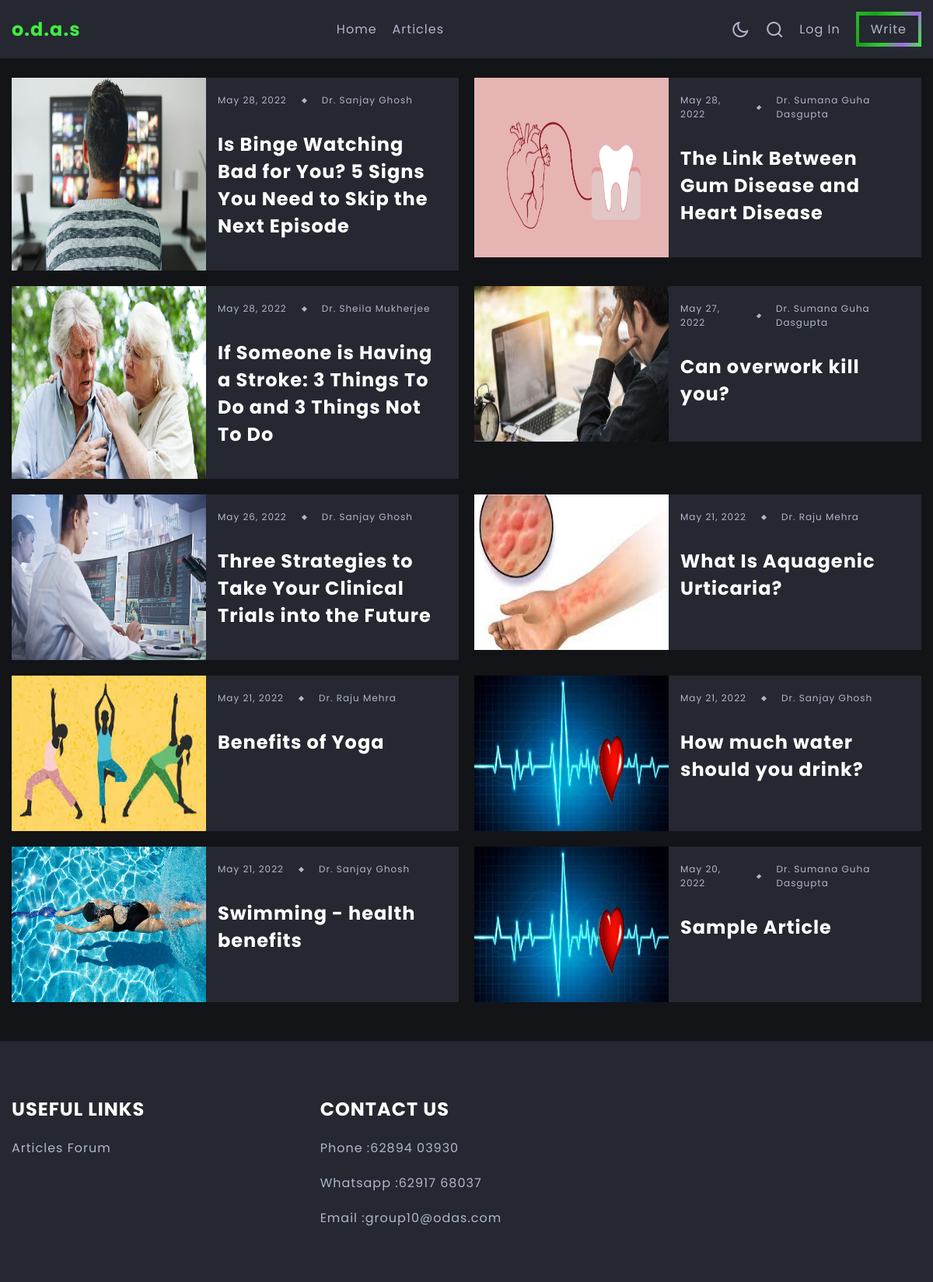
The page /articles/results/ on the database its author committed.
### article/models.py (models this page shows, shortened)
class Article(models.Model):
    author = models.ForeignKey(Doctor, on_delete=models.CASCADE)
    title=models.CharField(max_length=100)
    upload_date=models.DateField(auto_now_add=True)
    image = models.ImageField(upload_to='blogs/%Y/%m/%d/', default='heart.jpg')
    blog=models.TextField(max_length=6500)

### article/views.py (the view)
# urls.py: path('results/', views.results, name='results'),
def results(request):
    articles_list=Article.objects.order_by("-upload_date")
    return render(request, 'article/results.html', {'articles':articles_list})

### article/templates/article/results.html (shortened to what this page needs)
{% extends 'article/base1.html' %}
{% load static %}
{% block content %}
<section class="result-posts section section-header-offset">
    <div class="container">
        <div class="results-grid-wrapper d-grid">
            {% for article in articles %}
                <a href="{% url 'read_article' article.id %}" class="article d-grid">
                    <div class="results-image-wrapper">
                        <img src="{{article.image.url}}" alt="Couldn\'t load image">
                    </div>
                    <div class="article-data-container">
                        <div class="article-data">
                            <span>{{article.upload_date}}</span>
                            <span class="article-data-spacer"></span>
                            <span>Dr. {{article.author.first_name}} {{article.author.last_name}}</span>
                        </div>
                        <h3 class="title article-title">{{article.title}}</h3>
                    </div>
                </a>
            {% endfor %}
        </div>
    </div>
</section>
{% endblock content %}

### article/static/article/css/main.css (style rules this page uses)
:root { --light-color: #fff; --light-color-alt: #afb6cd; --dark-color: #131417; --dark-color-alt: #252830; --hover-color: rgb(64, 236, 64); --hover-color-alt: #fff; --transparent-light-color:rgba(255,255,255,0.05); --transparent-dark-color:rgba(0,0,0,0.75); --gradient-color: linear-gradient(115deg, rgb(40, 185, 40), rgb(28, 161, 28), rgb(56, 200, 56), #a767e5, var(--hover-color)); --font-family:'Poppins',sans-serif; --font-size-xsm:1.2rem; --font-size-sm:1.6rem; --font-size-md:2.4rem; --font-size-lg:3rem; --font-size-xl:4rem; --gap:2rem; --margin-sm:2rem; --margin-md:3rem; --item-min-height-sm:20rem; --item-min-height-md:30rem; }
* { margin: 0; padding: 0; box-sizing: border-box; }
html { font-size: 62.5%; }
body { font-family: var(--font-family); font-size: var(--font-size-sm); color: var(--light-color-alt); background-color: var(--dark-color); letter-spacing: 1px; transition: background-color .25s, color .25s; }
a { text-decoration: none; color: inherit; height: fit-content; }
img { max-width: 100%; display: block; }
.container { max-width: 160rem; margin: 0 auto; padding: 0 1.5rem; }
.d-grid { display: grid; }
.section { padding-block: 5rem; }
.section-header-offset { margin-top: 5rem; }
.article-data-spacer { width: 0.5rem; height: 0.5rem; background-color: var(--light-color-alt); transform: rotate(45deg); }
.article-data { display: flex; align-items: center; gap: var(--gap); font-size: var(--font-size-xsm); margin-bottom: 1rem; }
.title { padding-top: 2rem; color: var(--light-color); }
.article { position: relative; min-height: var(--item-min-height-md); }
.article-data-container { position: absolute; bottom: 0; left: 0; padding: 2rem 1.5rem; background-color: var(--transparent-dark-color); z-index: 10; width: 100%; transition: background-color 0.5s; }
.article-title { font-size: var(--font-size-md); }
.results-grid-wrapper { gap: var(--gap); }
.results-image-wrapper, .result-posts .article { min-height: var(--item-min-height-sm); }
.result-posts .article { background-color: var(--dark-color-alt); }
.results-image-wrapper { position: relative; }
.results-image-wrapper img { position: absolute; height: 100%; width: 100%; }
.results-grid-wrapper .article-data-container { position: static; background-color: transparent; }
.results-grid-wrapper .article-title { margin-bottom: var(--margin-sm); }
@media screen and (min-width:768px) { .result-posts .article { grid-template-columns: 25rem 1fr; } }
@media screen and (min-width:768px) { .results-image-wrapper { height: auto; } }
@media screen and (min-width:1024px) { .results-grid-wrapper { grid-template-columns: repeat(2,1fr); } }

### rows shown on the page
Article: image (picture), upload_date "May 28, 2022", author.first_name "Sanjay", author.last_name "Ghosh", title "Is Binge Watching Bad for You? 5 Signs You Need to Skip the Next Episode"
Article: image (picture), upload_date "May 28, 2022", author.first_name "Sumana", author.last_name "Guha Dasgupta", title "The Link Between Gum Disease and Heart Disease"
Article: image (picture), upload_date "May 28, 2022", author.first_name "Sheila", author.last_name "Mukherjee", title "If Someone is Having a Stroke: 3 Things To Do and 3 Things Not To Do"
Article: image (picture), upload_date "May 27, 2022", author.first_name "Sumana", author.last_name "Guha Dasgupta", title "Can overwork kill you?"
Article: image (picture), upload_date "May 26, 2022", author.first_name "Sanjay", author.last_name "Ghosh", title "Three Strategies to Take Your Clinical Trials into the Future"
Article: image (picture), upload_date "May 21, 2022", author.first_name "Raju", author.last_name "Mehra", title "What Is Aquagenic Urticaria?"
Article: image (picture), upload_date "May 21, 2022", author.first_name "Raju", author.last_name "Mehra", title "Benefits of Yoga"
Article: image (picture), upload_date "May 21, 2022", author.first_name "Sanjay", author.last_name "Ghosh", title "How much water should you drink?"
Article: image (picture), upload_date "May 21, 2022", author.first_name "Sanjay", author.last_name "Ghosh", title "Swimming - health benefits"
Article: image (picture), upload_date "May 20, 2022", author.first_name "Sumana", author.last_name "Guha Dasgupta", title "Sample Article"
